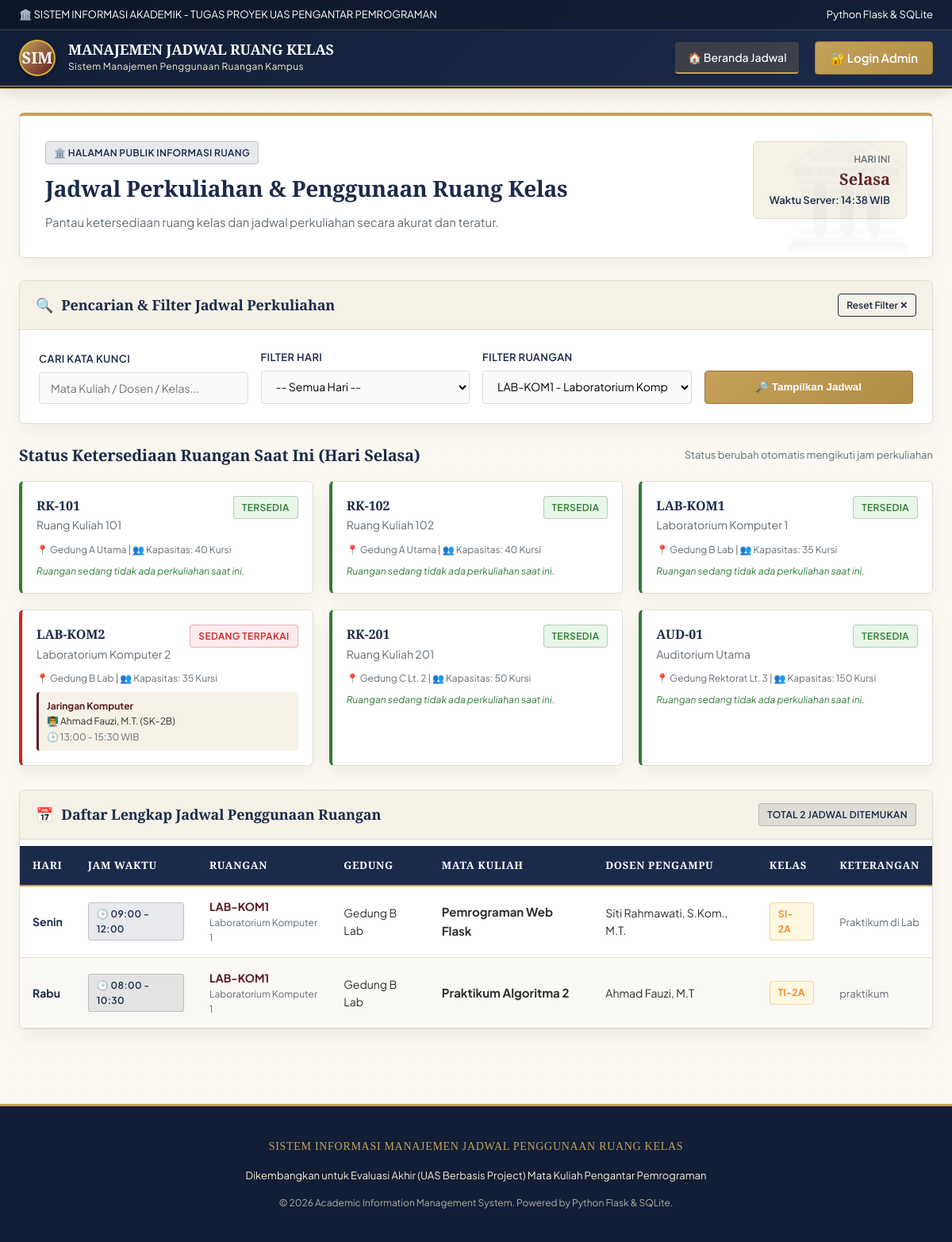
/?ruang_id=3, run on the app's committed database.
### tables this page shows
CREATE TABLE ruang (
            id INTEGER PRIMARY KEY AUTOINCREMENT,
            kode_ruang TEXT UNIQUE NOT NULL,
            nama_ruang TEXT NOT NULL,
            gedung TEXT NOT NULL,
            kapasitas INTEGER NOT NULL,
            fasilitas TEXT,
            status TEXT DEFAULT 'Tersedia'
        );

CREATE TABLE jadwal (
            id INTEGER PRIMARY KEY AUTOINCREMENT,
            ruang_id INTEGER NOT NULL,
            mata_kuliah TEXT NOT NULL,
            dosen TEXT NOT NULL,
            hari TEXT NOT NULL,
            jam_mulai TEXT NOT NULL,
            jam_selesai TEXT NOT NULL,
            kelas TEXT NOT NULL,
            keterangan TEXT,
            created_at TIMESTAMP DEFAULT CURRENT_TIMESTAMP,
            FOREIGN KEY (ruang_id) REFERENCES ruang (id) ON DELETE CASCADE
        );

### app.py (the view)
@app.route('/')
def index():
    conn = get_db_connection()
    cursor = conn.cursor()
    q_search = request.args.get('search', '').strip()
    f_hari = request.args.get('hari', '').strip()
    f_ruang = request.args.get('ruang_id', '').strip()
    now = datetime.datetime.now()
    today_name_en = now.strftime('%A')
    today_id = DAYS_ID.get(today_name_en, 'Senin')
    current_time_str = now.strftime('%H:%M')
    sql_jadwal = '''
        SELECT j.*, r.kode_ruang, r.nama_ruang, r.gedung, r.kapasitas, r.status AS status_ruang
        FROM jadwal j
        JOIN ruang r ON j.ruang_id = r.id
        WHERE 1=1
    '''
    params = []
    if f_hari:
        sql_jadwal += ' AND j.hari = ?'
        params.append(f_hari)
    if f_ruang:
        sql_jadwal += ' AND j.ruang_id = ?'
        params.append(f_ruang)
    if q_search:
        sql_jadwal += ' AND (j.mata_kuliah LIKE ? OR j.dosen LIKE ? OR j.kelas LIKE ? OR r.nama_ruang LIKE ?)'
        wildcard = f"%{q_search}%"
        params.extend([wildcard, wildcard, wildcard, wildcard])
    sql_jadwal += ' ORDER BY CASE j.hari WHEN "Senin" THEN 1 WHEN "Selasa" THEN 2 WHEN "Rabu" THEN 3 WHEN "Kamis" THEN 4 WHEN "Jumat" THEN 5 WHEN "Sabtu" THEN 6 ELSE 7 END, j.jam_mulai ASC'
    cursor.execute(sql_jadwal, params)
    jadwal_list = cursor.fetchall()
    cursor.execute('SELECT * FROM ruang ORDER BY gedung ASC, kode_ruang ASC')
    ruang_list = cursor.fetchall()
    cursor.execute('''
        SELECT j.*, r.kode_ruang, r.nama_ruang
        FROM jadwal j
        JOIN ruang r ON j.ruang_id = r.id
        WHERE j.hari = ?
    ''', (today_id,))
    jadwal_today = cursor.fetchall()
    active_rooms = {}
    for r in ruang_list:
        rid = r['id']
        schedules_r = [j for j in jadwal_today if j['ruang_id'] == rid]
        is_occupied = False
        current_class = None
        for sc in schedules_r:
            if sc['jam_mulai'] <= current_time_str <= sc['jam_selesai']:
                is_occupied = True
                current_class = sc
                break
        active_rooms[rid] = {
            'is_occupied': is_occupied,
            'current_class': current_class
        }
    conn.close()
    days = ['Senin', 'Selasa', 'Rabu', 'Kamis', 'Jumat', 'Sabtu', 'Minggu']
    return render_template(
        'index.html',
        jadwal_list=jadwal_list,
        ruang_list=ruang_list,
        days=days,
        today_id=today_id,
        current_time_str=current_time_str,
        active_rooms=active_rooms,
        f_hari=f_hari,
        f_ruang=f_ruang,
        q_search=q_search
    )

### database.py (called while the page is built)
def ensure_db_file():
    if os.environ.get('VERCEL') or os.environ.get('VERCEL_ENV'):
        if not os.path.exists(DATABASE_NAME):
            base_db = os.path.join(os.path.dirname(__file__), 'database.db')
            if os.path.exists(base_db):
                shutil.copy(base_db, DATABASE_NAME)

def get_db_connection():
    ensure_db_file()
    conn = sqlite3.connect(DATABASE_NAME)
    conn.row_factory = sqlite3.Row
    conn.execute("PRAGMA foreign_keys = ON")
    return conn

### templates/index.html (shortened to what this page needs)
{% extends "base.html" %}
{% block content %}
<div class="hero-academic">
    <div style="display: flex; justify-content: space-between; align-items: flex-start; flex-wrap: wrap; gap: 16px;">
        <div>
            <span class="badge-academic badge-navy" style="margin-bottom: 8px;">🏛️ Halaman Publik Informasi Ruang</span>
            <h1 class="hero-title">Jadwal Perkuliahan &amp; Penggunaan Ruang Kelas</h1>
            <p class="hero-subtitle">Pantau ketersediaan ruang kelas dan jadwal perkuliahan secara akurat dan teratur.</p>
        </div>
        <div style="background: var(--bg-cream-subtle); padding: 12px 20px; border-radius: 6px; border: 1px solid var(--border-classic); text-align: right;">
            <div style="font-size: 12px; color: var(--text-muted); font-weight: 600; text-transform: uppercase;">Hari Ini</div>
            <div style="font-family: var(--font-heading); font-size: 20px; font-weight: 700; color: var(--primary-burgundy);">{{ today_id }}</div>
            <div style="font-size: 13px; color: var(--primary-navy); font-weight: 600;">Waktu Server: {{ current_time_str }} WIB</div>
        </div>
    </div>
</div>
<div class="classic-card">
    <div class="card-header-classic">
        <h3><span>🔍</span> Pencarian &amp; Filter Jadwal Perkuliahan</h3>
        {% if f_hari or f_ruang or q_search %}
            <a href="{{ url_for('index') }}" class="btn-classic-outline" style="padding: 4px 10px; font-size: 12px;">Reset Filter ✕</a>
        {% endif %}
    </div>
    <div class="card-body-classic">
        <form method="GET" action="{{ url_for('index') }}" style="display: grid; grid-template-columns: repeat(auto-fit, minmax(200px, 1fr)); gap: 16px; align-items: end;">
            <div class="form-group" style="margin-bottom:0;">
                <label class="form-label">Cari Kata Kunci</label>
                <input type="text" name="search" class="form-control-classic" placeholder="Mata Kuliah / Dosen / Kelas..." value="{{ q_search }}">
            </div>
            <div class="form-group" style="margin-bottom:0;">
                <label class="form-label">Filter Hari</label>
                <select name="hari" class="form-control-classic">
                    <option value="">-- Semua Hari --</option>
                </select>
            </div>
            <div class="form-group" style="margin-bottom:0;">
                <label class="form-label">Filter Ruangan</label>
                <select name="ruang_id" class="form-control-classic">
                    {% for r in ruang_list %}
                        <option value="{{ r.id }}" {% if f_ruang == (r.id|string) %}selected{% endif %}>
                            {{ r.kode_ruang }} - {{ r.nama_ruang }} ({{ r.gedung }})
                        </option>
                    {% endfor %}
                </select>
            </div>
            <div>
                <button type="submit" class="btn-classic-gold" style="width: 100%; justify-content: center; height: 42px;">
                    <span>🔎 Tampilkan Jadwal</span>
                </button>
            </div>
        </form>
    </div>
</div>
<div style="margin-bottom: 30px;">
    <div style="display: flex; justify-content: space-between; align-items: center; margin-bottom: 14px;">
        <h2 style="font-size: 20px; font-weight: 700;">Status Ketersediaan Ruangan Saat Ini (Hari {{ today_id }})</h2>
        <span style="font-size: 13px; color: var(--text-muted);">Status berubah otomatis mengikuti jam perkuliahan</span>
    </div>
    <div class="rooms-grid">
        {% for r in ruang_list %}
            {% set status_info = active_rooms.get(r.id) %}
            <div class="room-card {% if status_info.is_occupied %}occupied{% else %}free{% endif %}">
                <div class="room-card-header">
                    <div>
                        <div class="room-code">{{ r.kode_ruang }}</div>
                        <div class="room-name">{{ r.nama_ruang }}</div>
                    </div>
                    {% if status_info.is_occupied %}
                        <span class="badge-academic badge-occupied">Sedang Terpakai</span>
                    {% else %}
                        <span class="badge-academic badge-available">Tersedia</span>
                    {% endif %}
                </div>
                <div style="font-size: 12px; color: var(--text-muted); margin-bottom: 8px;">
                    📍 {{ r.gedung }} | 👥 Kapasitas: {{ r.kapasitas }} Kursi
                </div>
                {% if status_info.is_occupied and status_info.current_class %}
                    <div style="background: var(--bg-cream-subtle); padding: 8px 10px; border-radius: 4px; font-size: 12px; border-left: 3px solid var(--primary-burgundy);">
                        <div style="font-weight: 700; color: var(--primary-burgundy);">{{ status_info.current_class.mata_kuliah }}</div>
                        <div style="color: var(--text-main);">👨‍🏫 {{ status_info.current_class.dosen }} ({{ status_info.current_class.kelas }})</div>
                        <div style="color: var(--text-muted);">🕒 {{ status_info.current_class.jam_mulai }} - {{ status_info.current_class.jam_selesai }} WIB</div>
                    </div>
                {% else %}
                    <div style="font-size: 12px; color: var(--status-available-text); font-style: italic;">
                        Ruangan sedang tidak ada perkuliahan saat ini.
                    </div>
                {% endif %}
            </div>
        {% endfor %}
    </div>
</div>
<div class="classic-card">
    <div class="card-header-classic">
        <h2><span>📅</span> Daftar Lengkap Jadwal Penggunaan Ruangan</h2>
        <span class="badge-academic badge-navy">Total {{ jadwal_list|length }} Jadwal Ditemukan</span>
    </div>
    <div class="card-body-classic" style="padding: 0;">
        {% if jadwal_list %}
            <div class="table-responsive">
                <table class="table-classic">
                    <thead>
                        <tr>
                            <th>Hari</th>
                            <th>Jam Waktu</th>
                            <th>Ruangan</th>
                            <th>Gedung</th>
                            <th>Mata Kuliah</th>
                            <th>Dosen Pengampu</th>
                            <th>Kelas</th>
                            <th>Keterangan</th>
                        </tr>
                    </thead>
                    <tbody>
                        {% for j in jadwal_list %}
                            <tr>
                                <td>
                                    <strong style="color: var(--primary-navy);">{{ j.hari }}</strong>
                                </td>
                                <td>
                                    <span class="badge-academic badge-navy">
                                        🕒 {{ j.jam_mulai }} - {{ j.jam_selesai }}
                                    </span>
                                </td>
                                <td>
                                    <strong style="color: var(--primary-burgundy);">{{ j.kode_ruang }}</strong>
                                    <div style="font-size: 12px; color: var(--text-muted);">{{ j.nama_ruang }}</div>
                                </td>
                                <td>{{ j.gedung }}</td>
                                <td><strong style="font-size: 15px;">{{ j.mata_kuliah }}</strong></td>
                                <td>{{ j.dosen }}</td>
                                <td><span class="badge-academic badge-warning">{{ j.kelas }}</span></td>
                                <td><span style="font-size: 13px; color: var(--text-muted);">{{ j.keterangan or '-' }}</span></td>
                            </tr>
                        {% endfor %}
                    </tbody>
                </table>
            </div>
        {% endif %}
    </div>
</div>
{% endblock %}

### data on the page
ruang: kode_ruang "RK-101", nama_ruang "Ruang Kuliah 101", shows "TERSEDIA", gedung "Gedung A Utama", kapasitas "40", shows "Ruangan sedang tidak ada perkuliahan saat ini."
ruang: kode_ruang "RK-102", nama_ruang "Ruang Kuliah 102", shows "TERSEDIA", gedung "Gedung A Utama", kapasitas "40", shows "Ruangan sedang tidak ada perkuliahan saat ini."
ruang: kode_ruang "LAB-KOM1", nama_ruang "Laboratorium Komputer 1", shows "TERSEDIA", gedung "Gedung B Lab", kapasitas "35", shows "Ruangan sedang tidak ada perkuliahan saat ini."
ruang: kode_ruang "LAB-KOM2", nama_ruang "Laboratorium Komputer 2", shows "SEDANG TERPAKAI", gedung "Gedung B Lab", kapasitas "35"
jadwal: current_class.mata_kuliah "Jaringan Komputer", current_class.dosen "Ahmad Fauzi, M.T.", current_class.kelas "SK-2B", current_class.jam_mulai "13:00", current_class.jam_selesai "15:30"
ruang: kode_ruang "RK-201", nama_ruang "Ruang Kuliah 201", shows "TERSEDIA", gedung "Gedung C Lt. 2", kapasitas "50", shows "Ruangan sedang tidak ada perkuliahan saat ini."
ruang: kode_ruang "AUD-01", nama_ruang "Auditorium Utama", shows "TERSEDIA", gedung "Gedung Rektorat Lt. 3", kapasitas "150", shows "Ruangan sedang tidak ada perkuliahan saat ini."
jadwal: hari "Senin", jam_mulai "09:00", jam_selesai "12:00", kode_ruang "LAB-KOM1", nama_ruang "Laboratorium Komputer 1", gedung "Gedung B Lab", mata_kuliah "Pemrograman Web Flask", dosen "Siti Rahmawati, S.Kom., M.T.", kelas "SI-2A", keterangan "Praktikum di Lab"
jadwal: hari "Rabu", jam_mulai "08:00", jam_selesai "10:30", kode_ruang "LAB-KOM1", nama_ruang "Laboratorium Komputer 1", gedung "Gedung B Lab", mata_kuliah "Praktikum Algoritma 2", dosen "Ahmad Fauzi, M.T", kelas "TI-2A", keterangan "praktikum"

### other printed values
{{ today_id }} "Selasa"
{{ jadwal_list|length }} "2"
form field ruang_id "LAB-KOM1 - Laboratorium Komputer 1 (Gedung B Lab)"
